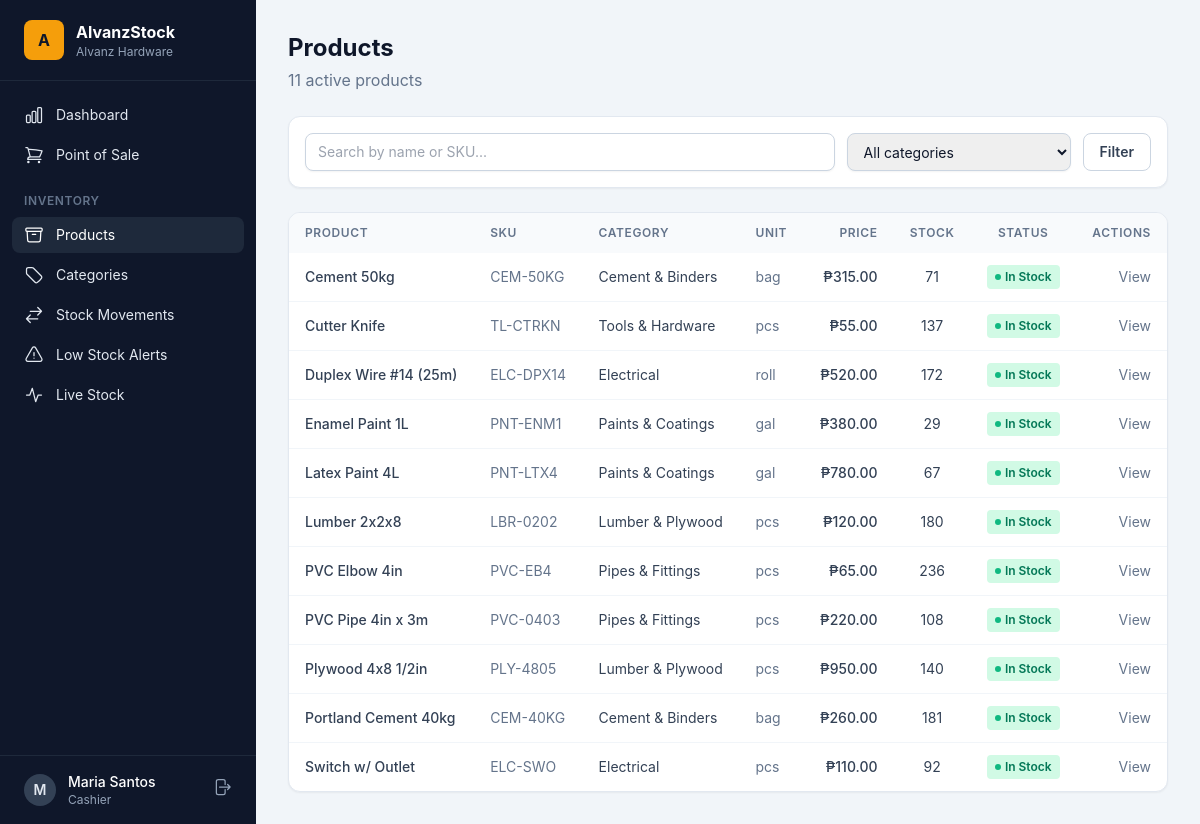
/products/ (signed in), run on an earlier commit of the app's database.
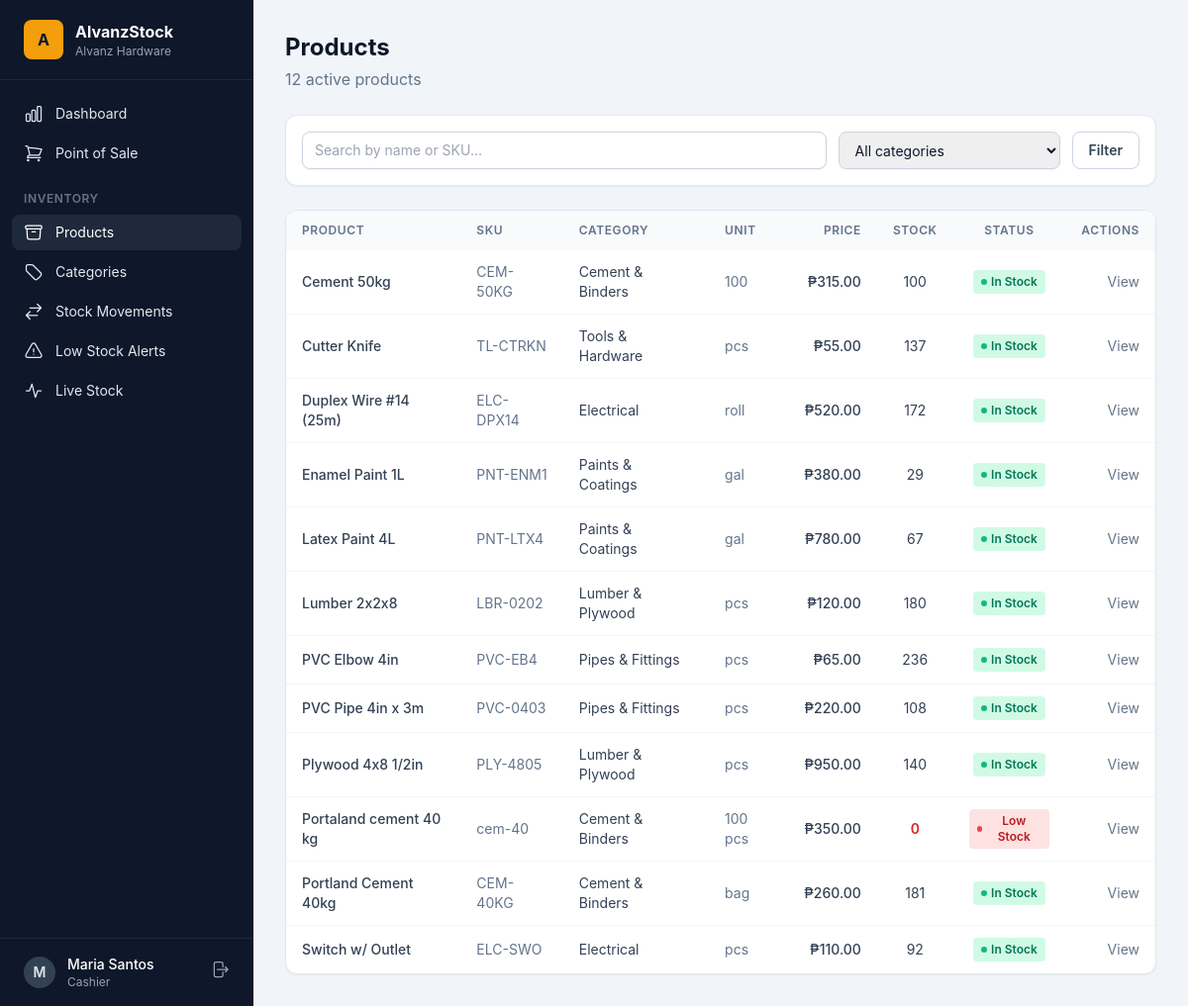
And on a later commit of the database.
### inventory/models.py (models this page shows, shortened)
class Product(models.Model):
    name = models.CharField(max_length=200)
    sku = models.CharField(max_length=50, unique=True)
    image = models.ImageField(upload_to="products/", blank=True)
    category = models.ForeignKey(Category, on_delete=models.SET_NULL, null=True, blank=True, related_name="products")
    unit = models.CharField(max_length=20, default="pcs")
    cost_price = models.DecimalField(max_digits=12, decimal_places=2, default=0)
    sell_price = models.DecimalField(max_digits=12, decimal_places=2, default=0)
    quantity = models.PositiveIntegerField(default=0)
    min_stock_level = models.PositiveIntegerField(default=10)
    is_active = models.BooleanField(default=True)
    created_at = models.DateTimeField(auto_now_add=True)
    updated_at = models.DateTimeField(auto_now=True)
    class Meta:
        ordering = ["name"]
    @property
    def is_low_stock(self):
        return self.quantity <= self.min_stock_level

class Category(models.Model):
    name = models.CharField(max_length=100, unique=True)
    description = models.TextField(blank=True)
    class Meta:
        verbose_name_plural = "categories"
        ordering = ["name"]

### inventory/views.py (the view)
# urls.py: path("products/", views.product_list, name="product_list"),
@login_required
def product_list(request):
    query = request.GET.get("q", "").strip()
    category_id = request.GET.get("category", "")
    products = Product.objects.select_related("category").filter(is_active=True)
    if query:
        products = products.filter(Q(name__icontains=query) | Q(sku__icontains=query))
    if category_id:
        products = products.filter(category_id=category_id)
    products = products.order_by("name")
    paginator = Paginator(products, 15)
    page = paginator.get_page(request.GET.get("page"))
    context = {
        "products": page,
        "categories": Category.objects.all(),
        "query": query,
        "category_id": category_id,
    }
    return render(request, "inventory/product_list.html", context)

### accounts/models.py (called while the page is built)
    @property
    def is_manager(self):
        return self.role == self.Role.MANAGER or self.is_superuser

    @property
    def is_stock_viewer(self):
        return self.role == self.Role.STOCK_VIEWER

### templates/inventory/product_list.html (shortened to what this page needs)
{% extends "base.html" %}
{% block content %}
<div class="flex flex-col sm:flex-row sm:items-center justify-between gap-4 mb-6">
  <div>
    <h1 class="text-2xl font-bold">Products</h1>
    <p class="text-slate-500 mt-1">{{ products.paginator.count }} active products</p>
  </div>
</div>
<form method="get" class="card p-4 mb-6 flex flex-col sm:flex-row gap-3">
  <input type="text" name="q" value="{{ query }}" placeholder="Search by name or SKU..." class="input flex-1">
  <select name="category" class="input sm:w-56">
    <option value="">All categories</option>
  </select>
  <button type="submit" class="btn-secondary">Filter</button>
</form>
<div class="card overflow-hidden">
  <div class="overflow-x-auto">
    <table class="w-full">
      <thead class="bg-slate-50">
        <tr>
          <th class="table-head">Product</th>
          <th class="table-head">SKU</th>
          <th class="table-head">Category</th>
          <th class="table-head">Unit</th>
          <th class="table-head text-right">Price</th>
          <th class="table-head text-center">Stock</th>
          <th class="table-head text-center">Status</th>
          <th class="table-head text-right">Actions</th>
        </tr>
      </thead>
      <tbody class="divide-y divide-slate-100">
        {% for p in products %}
        <tr class="hover:bg-slate-50">
          <td class="table-cell font-medium"><a href="{% url 'product_detail' p.pk %}" class="hover:text-amber-600">{{ p.name }}</a></td>
          <td class="table-cell text-slate-500">{{ p.sku }}</td>
          <td class="table-cell">{{ p.category.name|default:"—" }}</td>
          <td class="table-cell text-slate-500">{{ p.unit }}</td>
          <td class="table-cell text-right font-medium">₱{{ p.sell_price|floatformat:2 }}</td>
          <td class="table-cell text-center {% if p.is_low_stock %}text-red-600 font-semibold{% endif %}">{{ p.quantity }}</td>
          <td class="table-cell text-center">
            {% if p.is_low_stock %}
              <span class="inline-flex items-center gap-1 text-xs font-semibold px-2 py-1 rounded bg-red-100 text-red-700">
                <span class="w-1.5 h-1.5 rounded-full bg-red-500"></span>Low Stock
              </span>
            {% else %}
              <span class="inline-flex items-center gap-1 text-xs font-semibold px-2 py-1 rounded bg-emerald-100 text-emerald-700">
                <span class="w-1.5 h-1.5 rounded-full bg-emerald-500"></span>In Stock
              </span>
            {% endif %}
          </td>
          <td class="table-cell text-right whitespace-nowrap">
            {% if user.is_manager %}
            <a href="{% url 'product_edit' p.pk %}" class="text-slate-500 hover:text-amber-600 mr-3">Edit</a>
            <form method="post" action="{% url 'product_delete' p.pk %}" class="inline" onsubmit="return confirm('Remove {{ p.name|escapejs }}?')">
              {% csrf_token %}
              <button class="text-red-500 hover:text-red-700">Delete</button>
            </form>
            {% else %}
            <a href="{% url 'product_detail' p.pk %}" class="text-slate-500 hover:text-amber-600">View</a>
            {% endif %}
          </td>
        </tr>
        {% empty %}
        <tr><td colspan="8" class="table-cell text-center text-slate-400 py-10">No products found.</td></tr>
        {% endfor %}
      </tbody>
    </table>
  </div>
</div>
{% endblock %}

What changed in the data, as far as the page shows it:
changed Product "Cement 50kg": unit "bag" → "100"; quantity "71" → "100"
added Product: name "Portaland cement 40 kg", sku "cem-40", category.name "Cement & Binders", unit "100 pcs", sell_price "350.00", quantity "0", min_stock_level 10 (drawn)
Also different on the page:
{{ products.paginator.count }}: "11" → "12"
